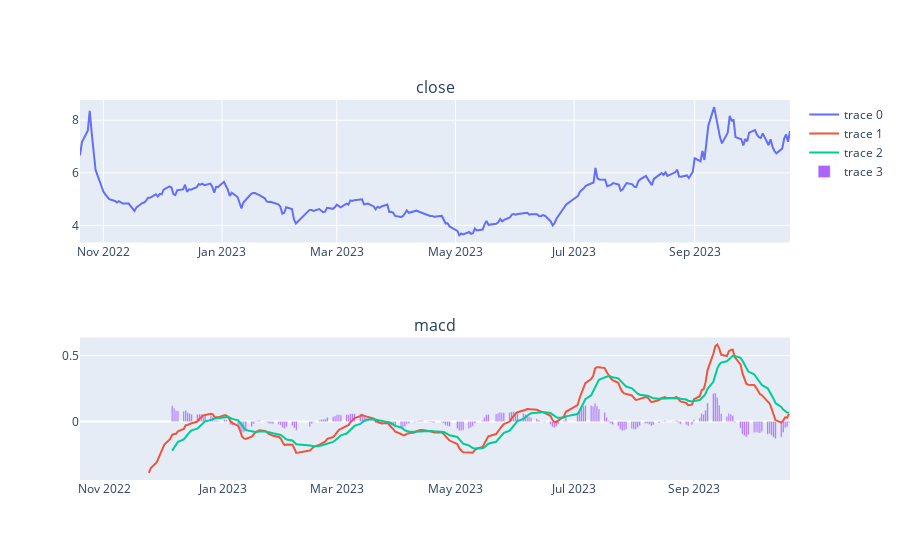

Source (notebook cell):
### Code cell
fig=make_subplots(rows=2, cols=1,
                subplot_titles=("close", "macd"))
fig.add_trace(
    go.Scatter(x=aapl_minute_closes.index,y=aapl_minute_closes["close"]),row=1,col=1
)
fig.add_trace(
    go.Scatter(x=macd.index,y=macd["macdline"]),row=2,col=1
)
fig.add_trace(
    go.Scatter(x=macd.index,y=macd["signalline"]),row=2,col=1
)
fig.add_trace(
    go.Bar(x=macd.index,y=macd["macdhistogram"]),row=2,col=1
)

### Figure 1 — Plotly figure (JSON) as saved in the notebook; plotly's stock layout.template omitted (floating-point values rounded to 4 significant figures; data arrays with more than 128 entries replaced by an {"elided": "..."} marker saying what was removed)
{"data": [{"type": "scatter", "x": {"elided": "251 str values"}, "xaxis": "x", "y": {"elided": "251 float values"}, "yaxis": "y"}, {"type": "scatter", "x": {"elided": "251 str values"}, "xaxis": "x2", "y": {"elided": "251 float values"}, "yaxis": "y2"}, {"type": "scatter", "x": {"elided": "251 str values"}, "xaxis": "x2", "y": {"elided": "251 float values"}, "yaxis": "y2"}, {"type": "bar", "x": {"elided": "251 str values"}, "xaxis": "x2", "y": {"elided": "251 float values"}, "yaxis": "y2"}], "layout": {"annotations": [{"font": {"size": 16}, "showarrow": false, "text": "close", "x": 0.5, "xanchor": "center", "xref": "paper", "y": 1, "yanchor": "bottom", "yref": "paper"}, {"font": {"size": 16}, "showarrow": false, "text": "macd", "x": 0.5, "xanchor": "center", "xref": "paper", "y": 0.375, "yanchor": "bottom", "yref": "paper"}], "xaxis": {"anchor": "y", "domain": [0, 1]}, "xaxis2": {"anchor": "y2", "domain": [0, 1]}, "yaxis": {"anchor": "x", "domain": [0.625, 1]}, "yaxis2": {"anchor": "x2", "domain": [0, 0.375]}}}
